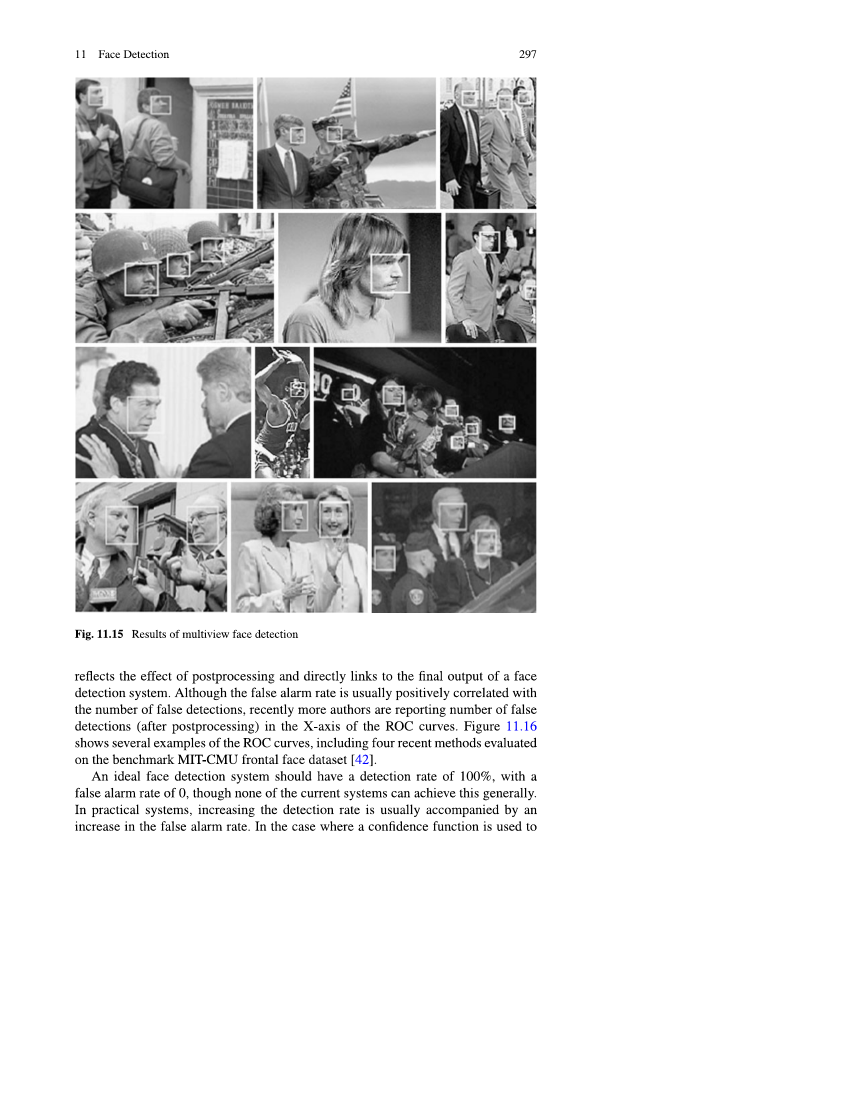
#> input picture resources/book_pages/page-21.png, 1700 x 2200 px (shown at 1/2 size)
$ python reproduce_book_fig1115.py
#> lines starting #> are read from the running program, lines starting #| are printed output that depends on the picture; after the words box and inside, x2 and y2 are one past the last pixel; in counts of white or black regions, pixels touching at a corner belong together
from __future__ import annotations

import json
from pathlib import Path
from typing import Dict, List, Tuple

import cv2
import numpy as np
from PIL import Image, ImageDraw, ImageFont


ROOT = Path(__file__).resolve().parents[1]
BOOK_PAGE = ROOT / "resources" / "book_pages" / "page-21.png"
OUT_DIR = ROOT / "figures" / "ch1_classical"
OUT_DIR.mkdir(parents=True, exist_ok=True)

# Fixed crop for full Fig. 11.15 on page-21.png.
CROP = {"x": 140, "y": 150, "w": 940, "h": 1030}


def _load_font(size: int) -> ImageFont.FreeTypeFont | ImageFont.ImageFont:
    candidates = [
        "C:/Windows/Fonts/arial.ttf",
        "C:/Windows/Fonts/tahoma.ttf",
    ]
    for fp in candidates:
        try:
            return ImageFont.truetype(fp, size=size)
        except Exception:
            continue
    return ImageFont.load_default()


def _draw_utf8_text(
    img_bgr,
    text: str,
    origin: Tuple[int, int],
    size: int = 22,
    color: Tuple[int, int, int] = (255, 255, 255),
) -> None:
    rgb = cv2.cvtColor(img_bgr, cv2.COLOR_BGR2RGB)
    pil_img = Image.fromarray(rgb)
    draw = ImageDraw.Draw(pil_img)
    font = _load_font(size)
    draw.text(origin, text, font=font, fill=(color[2], color[1], color[0]))
    out = cv2.cvtColor(np.array(pil_img), cv2.COLOR_RGB2BGR)
    img_bgr[:, :] = out


def put_label(img, text: str) -> None:
    cv2.rectangle(img, (8, 8), (min(img.shape[1] - 8, 760), 42), (0, 0, 0), -1)
    _draw_utf8_text(img, text, (14, 12), size=22, color=(255, 255, 255))


def nms(boxes: List[Tuple[int, int, int, int]], thr: float = 0.35) -> List[Tuple[int, int, int, int]]:
    if not boxes:
        return []
    import numpy as np

    arr = np.array(boxes, dtype=float)
    x1, y1 = arr[:, 0], arr[:, 1]
    x2, y2 = arr[:, 0] + arr[:, 2], arr[:, 1] + arr[:, 3]
    area = (x2 - x1) * (y2 - y1)
    idx = area.argsort()
    pick = []
    while len(idx) > 0:
        i = idx[-1]
        pick.append(i)
        idx = idx[:-1]
        if len(idx) == 0:
            break
        xx1 = x1[idx].clip(min=x1[i])
        yy1 = y1[idx].clip(min=y1[i])
        xx2 = x2[idx].clip(max=x2[i])
        yy2 = y2[idx].clip(max=y2[i])
        w = (xx2 - xx1).clip(min=0)
        h = (yy2 - yy1).clip(min=0)
        inter = w * h
        union = area[i] + area[idx] - inter
        iou = inter / union
        idx = idx[iou <= thr]
    return [tuple(map(int, boxes[i])) for i in pick]


def run_multiview_like(
    gray,
    cascades: List[Tuple[cv2.CascadeClassifier, bool]],
    scale_factor: float,
    min_neighbors: int,
    min_size: int,
) -> List[Tuple[int, int, int, int]]:
    boxes: List[Tuple[int, int, int, int]] = []
    width = gray.shape[1]
    for det, mirror_for_pose in cascades:
        raw = det.detectMultiScale(
            gray,
            scaleFactor=scale_factor,
            minNeighbors=min_neighbors,
            minSize=(min_size, min_size),
        )
        boxes.extend((int(x), int(y), int(w), int(h)) for (x, y, w, h) in raw)
        # Mirror pass is only for profile detectors to cover left/right views.
        if mirror_for_pose:
            raw_flip = det.detectMultiScale(
                cv2.flip(gray, 1),
                scaleFactor=scale_factor,
                minNeighbors=min_neighbors,
                minSize=(min_size, min_size),
            )
            for x, y, w, h in raw_flip:
                boxes.append((width - int(x) - int(w), int(y), int(w), int(h)))
    return nms(boxes, thr=0.35)


def draw_boxes(
    img,
    dets: List[Tuple[int, int, int, int]],
    text: str,
) -> "cv2.Mat":
    out = img.copy()
    for x, y, w, h in dets:
        cv2.rectangle(out, (x, y), (x + w, y + h), (0, 220, 255), 2)
    put_label(out, text)
    return out


def main() -> None:
    page = cv2.imread(str(BOOK_PAGE))
#> page is the input picture: shape (2200, 1700, 3); mean B, G, R 219.9, 219.9, 219.9
    if page is None:
        raise RuntimeError(f"Không đọc được ảnh trang sách: {BOOK_PAGE}")
    x, y, w, h = CROP["x"], CROP["y"], CROP["w"], CROP["h"]
    fig = page[y : y + h, x : x + w].copy()
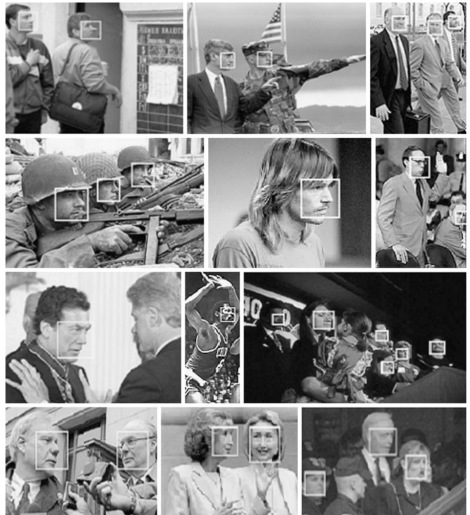
#> fig: shape (1030, 940, 3) (shown at 1/2 size); min 0, max 255, mean 136.2
    gray = cv2.cvtColor(fig, cv2.COLOR_BGR2GRAY)

    haar_root = Path(cv2.data.haarcascades)
    c_frontal_default = cv2.CascadeClassifier(str(haar_root / "haarcascade_frontalface_default.xml"))
    c_profile = cv2.CascadeClassifier(str(haar_root / "haarcascade_profileface.xml"))

    # Selected from grid sweep for closest overall match to book density and box scale.
    cfg = {
        "scaleFactor": 1.08,
        "minNeighbors": 3,
        "minSize": 20,
        "cascades": [
            "haarcascade_frontalface_default.xml",
            "haarcascade_profileface.xml",
        ],
    }
    dets = run_multiview_like(
        gray,
        cascades=[(c_frontal_default, False), (c_profile, True)],
        scale_factor=cfg["scaleFactor"],
        min_neighbors=cfg["minNeighbors"],
        min_size=cfg["minSize"],
    )
#> the loop in run_multiview_like, `for det, mirror_for_pose in cascades:` made 2 passes
#> raw on pass 2: [[598, 935, 55, 55], [221, 839, 101, 101]]
#> after the loop in run_multiview_like, `for det, mirror_for_pose in cascades:`: boxes = 23 items, first 6: (786, 26, 30, 30), (854, 39, 28, 28), (907, 417, 31, 31), (48, 152, 37, 37), (848, 661, 55, 55), (884, 180, 53, 53)
#> in nms, `arr = np.array(boxes, dtype=float)`: arr = 23 rows, first 6: [786, 26, 30, 30], [854, 39, 28, 28], [907, 417, 31, 31], [48, 152, 37, 37], [848, 661, 55, 55], [884, 180, 53, 53]
#> in nms, `x1, y1 = arr[:, 0], arr[:, 1]`: x1 = 23 values, max 907 at index 2, min 19 at index 14, mean 540.9; y1 = 23 values, max 935 at index 11, min 11 at index 14, mean 477.1
#> in nms, `x2, y2 = arr[:, 0] + arr[:, 2], arr[:, 1] + arr[:, 3]`: x2 = 23 values, max 938 at index 2, min 77 at index 14, mean 606; y2 = 23 values, max 993 at index 17, min 56 at index 0, mean 542.2
#> in nms, `area = (x2 - x1) * (y2 - y1)`: area = 23 values, max 17424 at index 21, min 784 at index 1, mean 4990.3
#> in nms, `idx = area.argsort()`: idx = 23 values, max 22 at index 21, min 0 at index 1, mean 11
#> the loop in nms, `while len(idx) > 0:` made 20 passes
#> i on passes 1, 2, 3, 4, 5, 20: 21, 22, 12, 20, 8, 1
#> (i, idx, xx1, yy1, xx2, yy2, union, iou) on passes 12, 16: (7, [1, 0, 2, 3, 13, 15, 5, 4], [854, 786, 907, 689, 689, 689, 884, 848], [731, 731, 731, 731, 731, 731, 731, 731], [746, 746, 746, 85, 551, 198, 746, 746], [67, 56, 448, 189, 142, 82, 233, 716], [4033, 4149, 4210, 4618, 5749, 5749, 6058, 6274], [0, 0, 0, 0, 0, 0, 0, 0]), (13, [1, 0, 2, 3], [854, 786, 907, 501], [92, 92, 417, 152], [551, 551, 551, 85], [67, 56, 142, 142], [3284, 3400, 3461, 3869], [0, 0, 0, 0])
#> after the loop in nms, `while len(idx) > 0:`: idx = empty array; pick = [21, 22, 12, 20, 8, 9, 19, 18, 17, 14, 16, 7, 4, 5, 15, 13, 3, 2, 0, 1]
#> dets = 20 items, first 6: (20, 823, 132, 132), (569, 320, 127, 127), (221, 839, 101, 101), (93, 352, 93, 93), (488, 845, 75, 75), (785, 892, 74, 74)

    book = fig.copy()
    put_label(book, "Hình sách Fig. 11.15: phát hiện khuôn mặt đa góc nhìn")
#> in put_label, `cv2.rectangle(img, (8, 8), (min(img.shape[1] - 8, 760), 42), (0, 0, 0)..`:
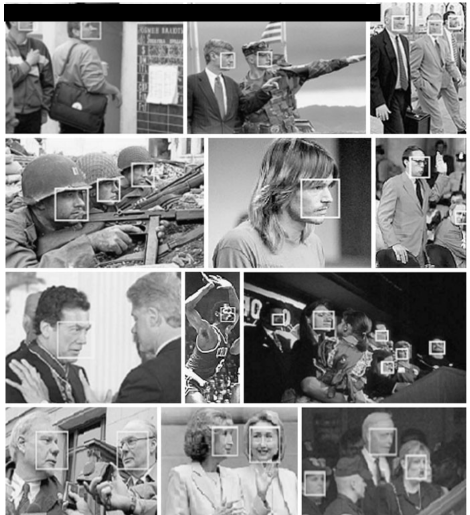
#> img: shape (1030, 940, 3) (shown at 1/2 size); min 0, max 255, mean 131.3
    rep = draw_boxes(
        fig,
        dets,
        text=f"Tái lập gần đúng: DET={len(dets)} | sf={cfg['scaleFactor']} mn={cfg['minNeighbors']}",
    )
#> the loop in draw_boxes, `for x, y, w, h in dets:` made 20 passes
#> (x, y, w, h) on passes 1 to 12: (20, 823, 132, 132), (569, 320, 127, 127), (221, 839, 101, 101), (93, 352, 93, 93), (488, 845, 75, 75), (785, 892, 74, 74), (734, 845, 64, 64), (612, 604, 61, 61), (600, 934, 59, 59), (19, 11, 58, 58), (806, 299, 57, 57), (689, 731, 57, 57)
#> after the loop in draw_boxes, `for x, y, w, h in dets:`:
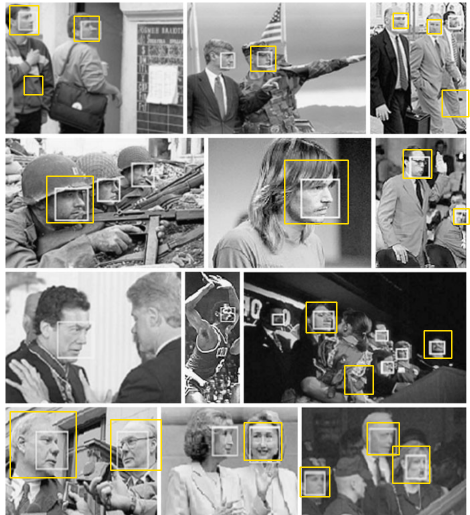
#> out: shape (1030, 940, 3) (shown at 1/2 size); 1.59% of pixels changed, all inside (x1, y1, x2, y2) = (18, 10, 940, 995)
#> call 2 of put_label, with text = 'Tái lập gần đúng: DET=20 | sf=1.08 mn=3'
#> in put_label (call 2), `cv2.rectangle(img, (8, 8), (min(img.shape[1] - 8, 760), 42), (0, 0, 0)..`:
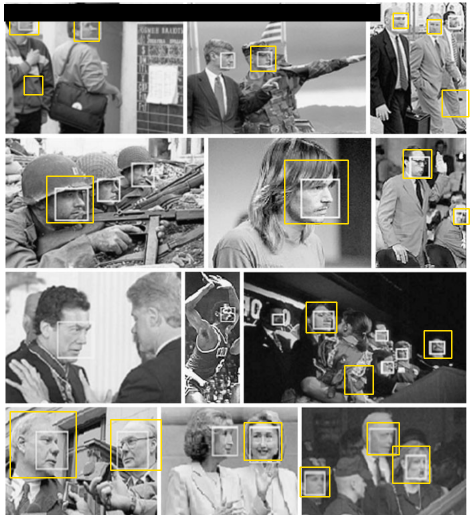
#> img: shape (1030, 940, 3) (shown at 1/2 size); mean B, G, R 129.4, 132.7, 133.3
#> call 2 of _draw_utf8_text, with text = 'Tái lập gần đúng: DET=20 | sf=1.08 mn=3', origin = (14, 12), size = 22, color = (255, 255, 255)
#> in _draw_utf8_text (call 2), `out = cv2.cvtColor(np.array(pil_img), cv2.COLOR_RGB2BGR)`:
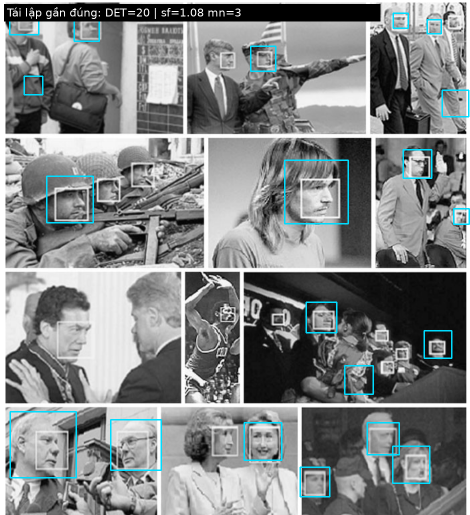
#> out: shape (1030, 940, 3) (shown at 1/2 size); mean R, G, B 129.9, 133.3, 133.8

    cv2.imwrite(str(OUT_DIR / "book_fig1115_from_book.jpg"), book)
    cv2.imwrite(str(OUT_DIR / "book_fig1115_reproduce_best.jpg"), rep)

    summary: Dict[str, object] = {
        "source_page": str(BOOK_PAGE.relative_to(ROOT)).replace("\\", "/"),
        "crop": CROP,
        "opencv_version": cv2.__version__,
        "selected_config": {**cfg, "detections": len(dets)},
        "note": "Closest OpenCV approximation; book figure likely produced by dedicated multiview cascade (FloatBoost/extended Haar), not OpenCV pretrained frontal-only setup.",
    }
    (OUT_DIR / "book_fig1115_reproduce_summary.json").write_text(
        json.dumps(summary, indent=2), encoding="utf-8"
    )

    print("Saved:", OUT_DIR / "book_fig1115_from_book.jpg")
    print("Saved:", OUT_DIR / "book_fig1115_reproduce_best.jpg")
    print("Saved:", OUT_DIR / "book_fig1115_reproduce_summary.json")
    print("Detections:", len(dets))
#| Detections: 20


if __name__ == "__main__":
    main()

$ run again, with book_pages/page-01.png copied over resources/book_pages/page-21.png
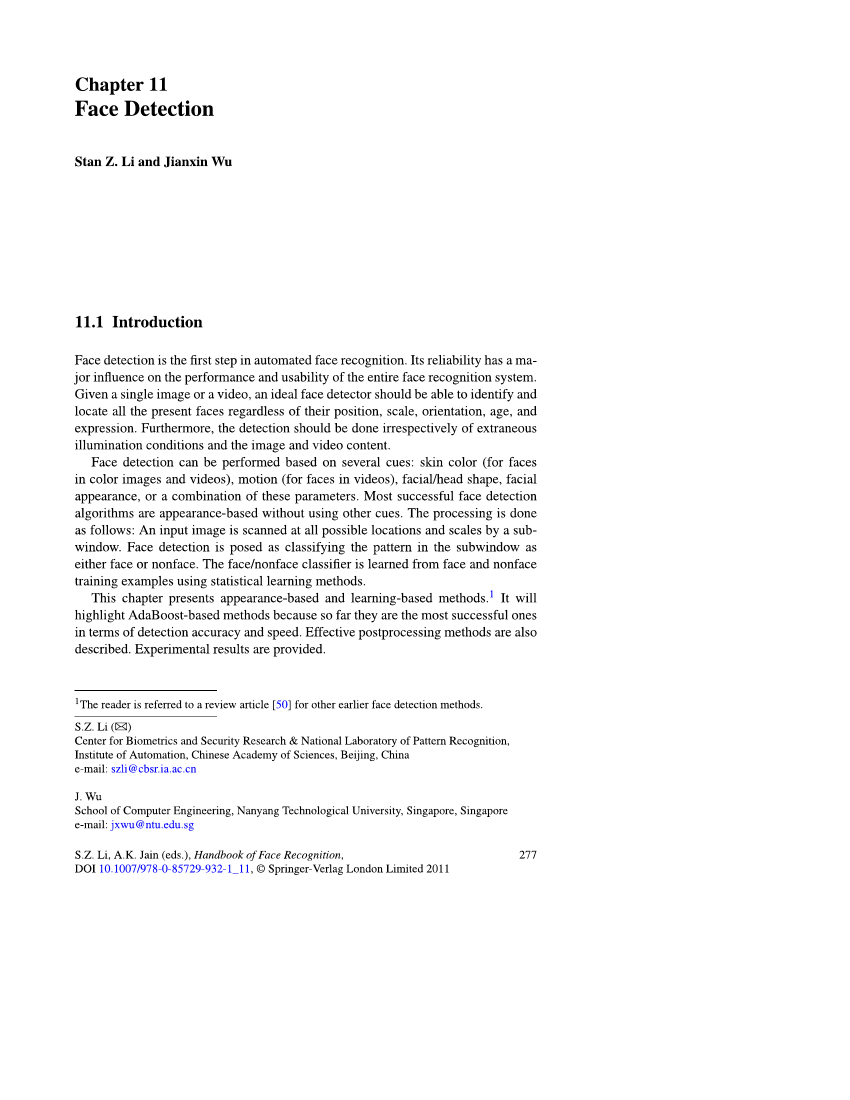
#> input picture book_pages/page-01.png, 1700 x 2200 px (shown at 1/2 size)
#> in main, page is the input picture: shape (2200, 1700, 3); mean B, G, R 248.1, 247.9, 247.9
#> in main, `fig = page[y : y + h, x : x + w].copy()`:
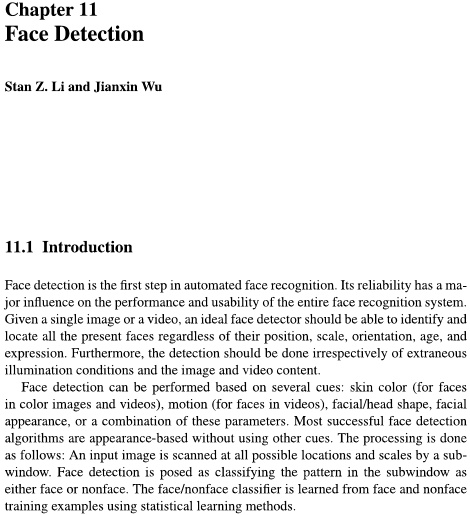
#> fig: shape (1030, 940, 3) (shown at 1/2 size); min 0, max 255, mean 237.4
#> after the loop in run_multiview_like, `for det, mirror_for_pose in cascades:`: boxes = []
#> in put_label, `cv2.rectangle(img, (8, 8), (min(img.shape[1] - 8, 760), 42), (0, 0, 0)..`:
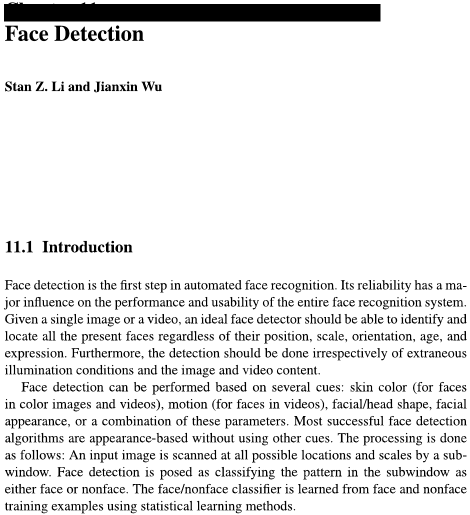
#> img: shape (1030, 940, 3) (shown at 1/2 size); min 0, max 255, mean 230.9
#| Detections: 0

$ run again, with book_pages/page-02.png copied over resources/book_pages/page-21.png
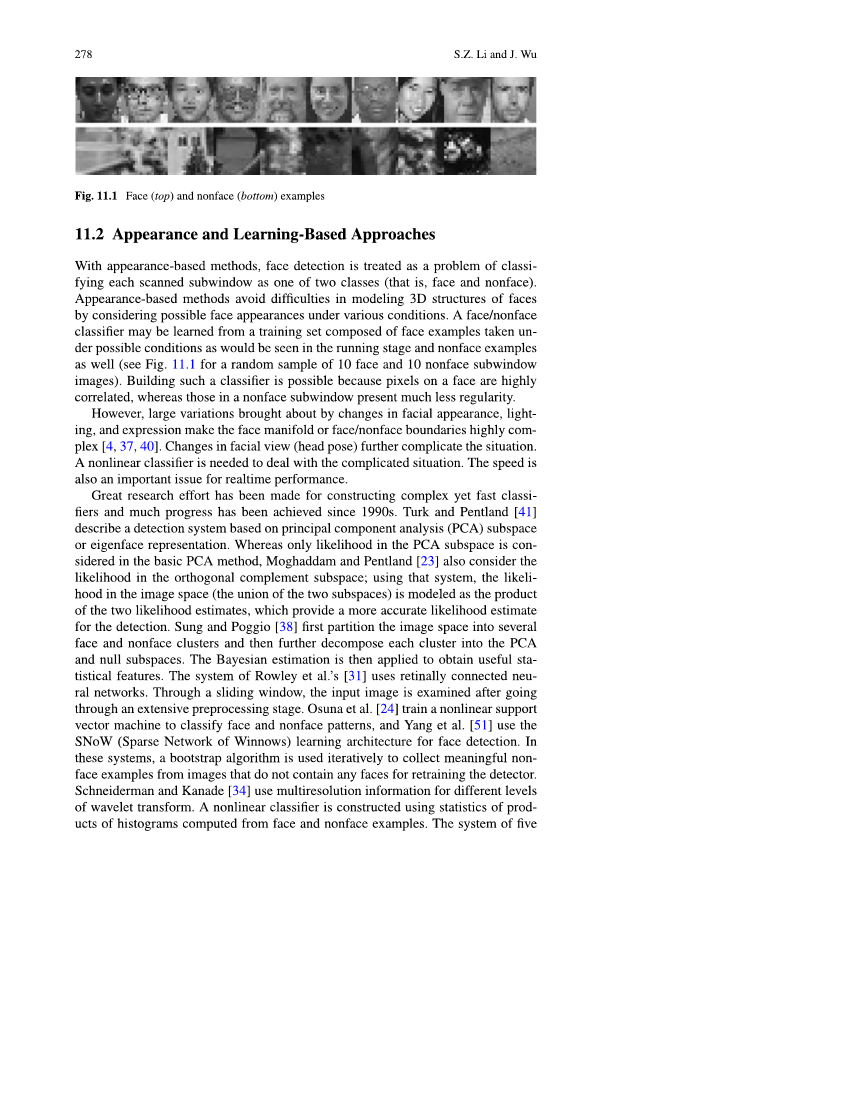
#> input picture book_pages/page-02.png, 1700 x 2200 px (shown at 1/2 size)
#> in main, page is the input picture: shape (2200, 1700, 3); mean B, G, R 237.7, 237.6, 237.6
#> the loop in run_multiview_like, `for det, mirror_for_pose in cascades:` made 2 passes
#> (raw, raw_flip) on pass 2: ([[215, 0, 82, 82]], [[36, 0, 69, 69]])
#> after the loop in run_multiview_like, `for det, mirror_for_pose in cascades:`: boxes = [(848, 2, 77, 77), (666, 4, 74, 74), (198, 2, 84, 84), (383, 1, 82, 82), (14, 3, 86, 86), (472, 2, 85, 85), (656, 353, 86, 86), (215, 0, 82, 82), (835, 0, 69, 69)]
#> arr = [[848, 2, 77, 77], [666, 4, 74, 74], [198, 2, 84, 84], [383, 1, 82, 82], [14, 3, 86, 86], [472, 2, 85, 85], [656, 353, 86, 86], [215, 0, 82, 82], [835, 0, 69, 69]]
#> x1 = [848, 666, 198, 383, 14, 472, 656, 215, 835]; y1 = [2, 4, 2, 1, 3, 2, 353, 0, 0]
#> x2 = [925, 740, 282, 465, 100, 557, 742, 297, 904]; y2 = [79, 78, 86, 83, 89, 87, 439, 82, 69]
#> area = [5929, 5476, 7056, 6724, 7396, 7225, 7396, 6724, 4761]
#> in nms, `idx = area.argsort()`: idx = [8, 1, 0, 3, 7, 2, 5, 4, 6]
#> the loop in nms, `while len(idx) > 0:` made 7 passes
#> (i, idx, xx1, yy1, xx2, yy2, h, union) on passes 2 to 3: (4, [8, 1, 0, 3, 7, 2, 5], [835, 666, 848, 383, 215, 198, 472], [3, 4, 3, 3, 3, 3, 3], [100, 100, 100, 100, 100, 100, 100], [69, 78, 79, 83, 82, 86, 87], [66, 74, 76, 80, 79, 83, 84], [12157, 12872, 13325, 14120, 14120, 14452, 14621]), (5, [8, 1, 0, 3, 7, 2], [835, 666, 848, 472, 472, 472], [2, 4, 2, 2, 2, 2], [557, 557, 557, 465, 297, 282], [69, 78, 79, 83, 82, 86], [67, 74, 77, 81, 80, 84], [11986, 12701, 13154, 13949, 13949, 14281])
#> after the loop in nms, `while len(idx) > 0:`: idx = empty array; pick = [6, 4, 5, 2, 3, 0, 1]
#> dets = [(656, 353, 86, 86), (14, 3, 86, 86), (472, 2, 85, 85), (198, 2, 84, 84), (383, 1, 82, 82), (848, 2, 77, 77), (666, 4, 74, 74)]
#> in put_label, `cv2.rectangle(img, (8, 8), (min(img.shape[1] - 8, 760), 42), (0, 0, 0)..`:
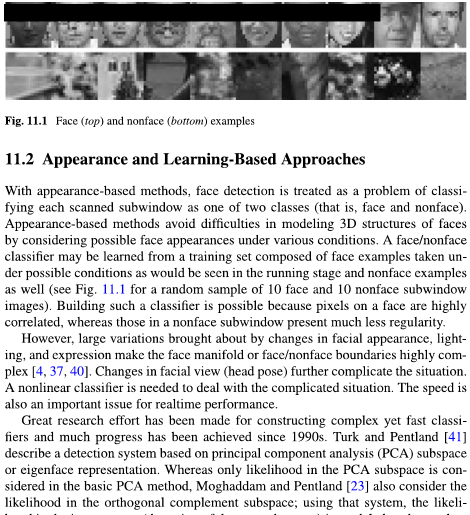
#> img: shape (1030, 940, 3) (shown at 1/2 size); mean B, G, R 201.8, 201.6, 201.6
#> the loop in draw_boxes, `for x, y, w, h in dets:` made 7 passes
#> after the loop in draw_boxes, `for x, y, w, h in dets:`:
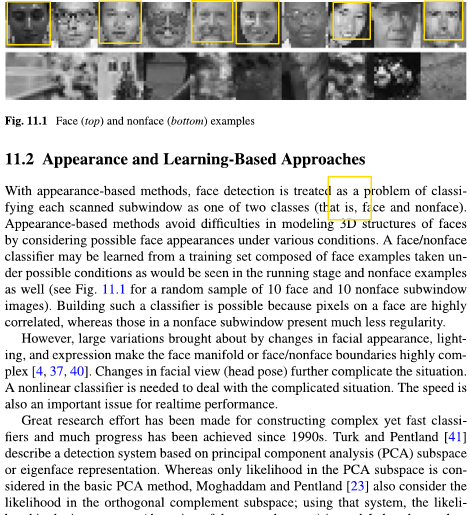
#> out: shape (1030, 940, 3) (shown at 1/2 size); mean B, G, R 204.1, 205.4, 205.7
#| Detections: 7
